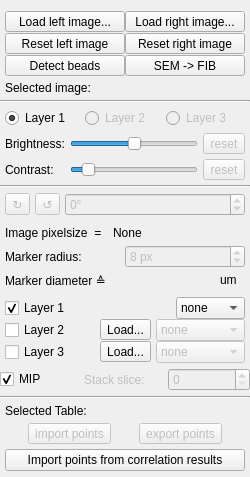
            <widget class="QWidget" name="ctrlTab">
             <property name="minimumSize">
              <size>
               <width>0</width>
               <height>466</height>
              </size>
             </property>
             <attribute name="title">
              <string>Control</string>
             </attribute>
             <layout class="QVBoxLayout" name="verticalLayout">
              <property name="spacing">
               <number>5</number>
              </property>
              <property name="leftMargin">
               <number>0</number>
              </property>
              <property name="rightMargin">
               <number>0</number>
              </property>
              <property name="bottomMargin">
               <number>5</number>
              </property>
              <item>
               <layout class="QVBoxLayout" name="verticalLayout_15">
                <property name="spacing">
                 <number>1</number>
                </property>
                <property name="leftMargin">
                 <number>5</number>
                </property>
                <property name="rightMargin">
                 <number>5</number>
                </property>
                <item>
                 <layout class="QHBoxLayout" name="horizontalLayout_20">
                  <property name="spacing">
                   <number>0</number>
                  </property>
                  <item>
                   <widget class="QToolButton" name="toolButton_loadLeftImage">
                    <property name="minimumSize">
                     <size>
                      <width>120</width>
                      <height>0</height>
                     </size>
                    </property>
                    <property name="text">
                     <string>Load left image...</string>
                    </property>
                   </widget>
                  </item>
                  <item>
                   <widget class="QToolButton" name="toolButton_loadRightImage">
                    <property name="minimumSize">
                     <size>
                      <width>120</width>
                      <height>0</height>
                     </size>
                    </property>
                    <property name="text">
                     <string>Load right image...</string>
                    </property>
                   </widget>
                  </item>
                 </layout>
                </item>
                <item>
                 <layout class="QHBoxLayout" name="horizontalLayout_25">
                  <property name="spacing">
                   <number>0</number>
                  </property>
                  <item>
                   <widget class="QToolButton" name="toolButton_resetLeftImage">
                    <property name="minimumSize">
                     <size>
                      <width>120</width>
                      <height>0</height>
                     </size>
                    </property>
                    <property name="text">
                     <string>Reset left image</string>
                    </property>
                   </widget>
                  </item>
                  <item>
                   <widget class="QToolButton" name="toolButton_resetRightImage">
                    <property name="minimumSize">
                     <size>
                      <width>120</width>
                      <height>0</height>
                     </size>
                    </property>
                    <property name="text">
                     <string>Reset right image</string>
                    </property>
                   </widget>
                  </item>
                 </layout>
                </item>
                <item>
                 <layout class="QHBoxLayout" name="horizontalLayout_34">
                  <property name="spacing">
                   <number>0</number>
                  </property>
                  <item>
                   <widget class="QToolButton" name="toolButton_detectBeads">
                    <property name="minimumSize">
                     <size>
                      <width>120</width>
                      <height>0</height>
                     </size>
                    </property>
                    <property name="toolTip">
                     <string>Widget that can automatically pinpoint beads in volumetric images</string>
                    </property>
                    <property name="text">
                     <string>Detect beads</string>
                    </property>
                   </widget>
                  </item>
                  <item>
                   <widget class="QToolButton" name="toolButton_sem2fib">
                    <property name="minimumSize">
                     <size>
                      <width>120</width>
                      <height>0</height>
                     </size>
                    </property>
                    <property name="text">
                     <string>SEM -&gt; FIB</string>
                    </property>
                   </widget>
                  </item>
                 </layout>
                </item>
               </layout>
              </item>
              <item>
               <layout class="QHBoxLayout" name="horizontalLayout_2">
                <property name="leftMargin">
                 <number>5</number>
                </property>
                <property name="rightMargin">
                 <number>5</number>
                </property>
                <item>
                 <widget class="QLabel" name="label_selimgDescription">
                  <property name="text">
                   <string>Selected image:</string>
                  </property>
                 </widget>
                </item>
                <item>
                 <widget class="QLabel" name="label_selimg">
                  <property name="text">
                   <string/>
                  </property>
                  <property name="alignment">
                   <set>Qt::AlignCenter</set>
                  </property>
                 </widget>
                </item>
                <item>
                 <widget class="QLabel" name="label_imagetype">
                  <property name="text">
                   <string/>
                  </property>
                  <property name="alignment">
                   <set>Qt::AlignCenter</set>
                  </property>
                 </widget>
                </item>
               </layout>
              </item>
              <item>
               <widget class="Line" name="line_6">
                <property name="orientation">
                 <enum>Qt::Horizontal</enum>
                </property>
               </widget>
              </item>
              <item>
               <layout class="QHBoxLayout" name="horizontalLayout_30">
                <property name="spacing">
                 <number>1</number>
                </property>
                <property name="leftMargin">
                 <number>5</number>
                </property>
                <property name="rightMargin">
                 <number>5</number>
                </property>
                <item>
                 <widget class="QRadioButton" name="radioButton_layer1">
                  <property name="text">
                   <string>Layer 1</string>
                  </property>
                  <property name="checked">
                   <bool>true</bool>
                  </property>
                 </widget>
                </item>
                <item>
                 <widget class="QRadioButton" name="radioButton_layer2">
                  <property name="enabled">
                   <bool>false</bool>
                  </property>
                  <property name="text">
                   <string>Layer 2</string>
                  </property>
                 </widget>
                </item>
                <item>
                 <widget class="QRadioButton" name="radioButton_layer3">
                  <property name="enabled">
                   <bool>false</bool>
                  </property>
                  <property name="text">
                   <string>Layer 3</string>
                  </property>
                 </widget>
                </item>
               </layout>
              </item>
              <item>
               <layout class="QGridLayout" name="gridLayout_2_bc">
                <property name="leftMargin">
                 <number>5</number>
                </property>
                <property name="rightMargin">
                 <number>5</number>
                </property>
                <item row="0" column="0">
                 <widget class="QLabel" name="label_3">
                  <property name="text">
                   <string>Brightness:</string>
                  </property>
                 </widget>
                </item>
                <item row="0" column="1">
                 <widget class="QSlider" name="horizontalSlider_brightness">
                  <property name="minimum">
                   <number>-250</number>
                  </property>
                  <property name="maximum">
                   <number>250</number>
                  </property>
                  <property name="orientation">
                   <enum>Qt::Horizontal</enum>
                  </property>
                 </widget>
                </item>
                <item row="1" column="1">
                 <widget class="QSlider" name="horizontalSlider_contrast">
                  <property name="minimum">
                   <number>0</number>
                  </property>
                  <property name="maximum">
                   <number>100</number>
                  </property>
                  <property name="value">
                   <number>10</number>
                  </property>
                  <property name="orientation">
                   <enum>Qt::Horizontal</enum>
                  </property>
                 </widget>
                </item>
                <item row="1" column="0">
                 <widget class="QLabel" name="label_4">
                  <property name="text">
                   <string>Contrast:</string>
                  </property>
                 </widget>
                </item>
                <item row="0" column="2">
                 <widget class="QToolButton" name="toolButton_brightness_reset">
                  <property name="enabled">
                   <bool>false</bool>
                  </property>
                  <property name="text">
                   <string>reset</string>
                  </property>
                 </widget>
                </item>
                <item row="1" column="2">
                 <widget class="QToolButton" name="toolButton_contrast_reset">
                  <property name="enabled">
                   <bool>false</bool>
                  </property>
                  <property name="text">
                   <string>reset</string>
                  </property>
                 </widget>
                </item>
               </layout>
              </item>
              <item>
               <widget class="Line" name="line_7">
                <property name="orientation">
                 <enum>Qt::Horizontal</enum>
                </property>
               </widget>
              </item>
              <item>
               <layout class="QGridLayout" name="gridLayout_rotation">
                <property name="leftMargin">
                 <number>5</number>
                </property>
                <property name="rightMargin">
                 <number>5</number>
                </property>
                <item row="0" column="2">
                 <widget class="QSpinBox" name="spinBox_rot">
                  <property name="enabled">
                   <bool>false</bool>
                  </property>
                  <property name="contextMenuPolicy">
                   <enum>Qt::PreventContextMenu</enum>
                  </property>
                  <property name="accelerated">
                   <bool>true</bool>
                  </property>
                  <property name="suffix">
                   <string>°</string>
                  </property>
                  <property name="minimum">
                   <number>-1</number>
                  </property>
                  <property name="maximum">
                   <number>360</number>
                  </property>
                 </widget>
                </item>
                <item row="0" column="0">
                 <widget class="QToolButton" name="toolButton_rotcw">
                  <property name="enabled">
                   <bool>false</bool>
                  </property>
                  <property name="text">
                   <string>↻</string>
                  </property>
                 </widget>
                </item>
                <item row="0" column="1">
                 <widget class="QToolButton" name="toolButton_rotccw">
                  <property name="enabled">
                   <bool>false</bool>
                  </property>
                  <property name="text">
                   <string>↺</string>
                  </property>
                 </widget>
                </item>
               </layout>
              </item>
              <item>
               <layout class="QVBoxLayout" name="verticalLayout_2">
                <property name="spacing">
                 <number>0</number>
                </property>
                <property name="leftMargin">
                 <number>5</number>
                </property>
                <property name="rightMargin">
                 <number>5</number>
                </property>
                <item>
                 <layout class="QHBoxLayout" name="horizontalLayout_4">
                  <item>
                   <widget class="QLabel" name="label_5">
                    <property name="minimumSize">
                     <size>
                      <width>0</width>
                      <height>24</height>
                     </size>
                    </property>
                    <property name="text">
                     <string>Image pixelsize  = </string>
                    </property>
                   </widget>
                  </item>
                  <item>
                   <widget class="QLabel" name="label_imgpxsize">
                    <property name="minimumSize">
                     <size>
                      <width>0</width>
                      <height>24</height>
                     </size>
                    </property>
                    <property name="text">
                     <string>None</string>
                    </property>
                   </widget>
                  </item>
                  <item>
                   <widget class="QLabel" name="label_imgpxsizeUnit">
                    <property name="maximumSize">
                     <size>
                      <width>25</width>
                      <height>16777215</height>
                     </size>
                    </property>
                    <property name="text">
                     <string/>
                    </property>
                   </widget>
                  </item>
                 </layout>
                </item>
                <item>
                 <layout class="QHBoxLayout" name="horizontalLayout_5">
                  <item>
                   <widget class="QLabel" name="label">
                    <property name="text">
                     <string>Marker radius:</string>
                    </property>
                   </widget>
                  </item>
                  <item>
                   <widget class="QSpinBox" name="spinBox_markerSize">
                    <property name="enabled">
                     <bool>false</bool>
                    </property>
                    <property name="focusPolicy">
                     <enum>Qt::WheelFocus</enum>
                    </property>
                    <property name="contextMenuPolicy">
                     <enum>Qt::PreventContextMenu</enum>
                    </property>
                    <property name="accelerated">
                     <bool>false</bool>
                    </property>
                    <property name="suffix">
                     <string> px</string>
                    </property>
                    <property name="minimum">
                     <number>1</number>
                    </property>
                    <property name="maximum">
                     <number>50</number>
                    </property>
                    <property name="singleStep">
                     <number>1</number>
                    </property>
                    <property name="value">
                     <number>8</number>
                    </property>
                   </widget>
                  </item>
                 </layout>
                </item>
                <item>
                 <layout class="QHBoxLayout" name="horizontalLayout_6">
                  <item>
                   <widget class="QLabel" name="label_6">
                    <property name="minimumSize">
                     <size>
                      <width>0</width>
                      <height>24</height>
                     </size>
                    </property>
                    <property name="maximumSize">
                     <size>
                      <width>120</width>
                      <height>16777215</height>
                     </size>
                    </property>
                    <property name="text">
                     <string>Marker diameter ≙</string>
                    </property>
                   </widget>
                  </item>
                  <item>
                   <widget class="QLabel" name="label_markerSizeNano">
                    <property name="minimumSize">
                     <size>
                      <width>0</width>
                      <height>24</height>
                     </size>
                    </property>
                    <property name="text">
                     <string/>
                    </property>
                   </widget>
                  </item>
                  <item>
                   <widget class="QLabel" name="label_markerSizeNanoUnit">
                    <property name="minimumSize">
                     <size>
                      <width>0</width>
                      <height>24</height>
                     </size>
                    </property>
                    <property name="maximumSize">
                     <size>
                      <width>25</width>
                      <height>16777215</height>
                     </size>
                    </property>
                    <property name="text">
                     <string>um</string>
                    </property>
                   </widget>
                  </item>
                 </layout>
                </item>
               </layout>
              </item>
              <item>
               <layout class="QVBoxLayout" name="verticalLayout_18">
                <property name="spacing">
                 <number>0</number>
                </property>
                <property name="leftMargin">
                 <number>5</number>
                </property>
                <property name="rightMargin">
                 <number>5</number>
                </property>
                <item>
                 <layout class="QHBoxLayout" name="horizontalLayout_28">
                  <property name="spacing">
                   <number>5</number>
                  </property>
                  <item>
                   <widget class="QCheckBox" name="checkBox_layer1">
                    <property name="text">
                     <string>Layer 1</string>
                    </property>
                    <property name="checked">
                     <bool>true</bool>
                    </property>
                   </widget>
                  </item>
                  <item>
                   <spacer name="horizontalSpacer">
                    <property name="orientation">
                     <enum>Qt::Horizontal</enum>
                    </property>
                    <property name="sizeType">
                     <enum>QSizePolicy::Expanding</enum>
                    </property>
                    <property name="sizeHint" stdset="0">
                     <size>
                      <width>40</width>
                      <height>20</height>
                     </size>
                    </property>
                   </spacer>
                  </item>
                  <item>
                   <widget class="QComboBox" name="comboBox_channelColorLayer1">
                    <property name="sizePolicy">
                     <sizepolicy hsizetype="Preferred" vsizetype="Fixed">
                      <horstretch>0</horstretch>
                      <verstretch>0</verstretch>
                     </sizepolicy>
                    </property>
                    <property name="maximumSize">
                     <size>
                      <width>100</width>
                      <height>16777215</height>
                     </size>
                    </property>
                    <item>
                     <property name="text">
                      <string>none</string>
                     </property>
                    </item>
                    <item>
                     <property name="text">
                      <string>red</string>
                     </property>
                    </item>
                    <item>
                     <property name="text">
                      <string>green</string>
                     </property>
                    </item>
                    <item>
                     <property name="text">
                      <string>blue</string>
                     </property>
                    </item>
                    <item>
                     <property name="text">
                      <string>custom</string>
                     </property>
                    </item>
                   </widget>
                  </item>
                 </layout>
                </item>
                <item>
                 <layout class="QHBoxLayout" name="horizontalLayout_29">
                  <property name="spacing">
                   <number>5</number>
                  </property>
                  <item>
                   <widget class="QCheckBox" name="checkBox_layer2">
                    <property name="text">
                     <string>Layer 2</string>
                    </property>
                   </widget>
                  </item>
                  <item>
                   <widget class="QToolButton" name="toolButton_loadLayer2">
                    <property name="text">
                     <string>Load...</string>
                    </property>
                   </widget>
                  </item>
                  <item>
                   <widget class="QComboBox" name="comboBox_channelColorLayer2">
                    <property name="enabled">
                     <bool>false</bool>
                    </property>
                    <property name="sizePolicy">
                     <sizepolicy hsizetype="Preferred" vsizetype="Fixed">
                      <horstretch>0</horstretch>
                      <verstretch>0</verstretch>
                     </sizepolicy>
                    </property>
                    <property name="maximumSize">
                     <size>
                      <width>100</width>
                      <height>16777215</height>
                     </size>
                    </property>
                    <item>
                     <property name="text">
                      <string>none</string>
                     </property>
                    </item>
                    <item>
                     <property name="text">
                      <string>red</string>
                     </property>
                    </item>
                    <item>
                     <property name="text">
                      <string>green</string>
                     </property>
                    </item>
                    <item>
                     <property name="text">
                      <string>blue</string>
                     </property>
                    </item>
                    <item>
                     <property name="text">
                      <string>custom</string>
                     </property>
                    </item>
                   </widget>
                  </item>
                 </layout>
                </item>
                <item>
                 <layout class="QHBoxLayout" name="horizontalLayout_26">
                  <property name="spacing">
                   <number>5</number>
                  </property>
                  <item>
                   <widget class="QCheckBox" name="checkBox_layer3">
                    <property name="text">
                     <string>Layer 3</string>
                    </property>
                   </widget>
                  </item>
                  <item>
                   <widget class="QToolButton" name="toolButton_loadLayer3">
                    <property name="text">
                     <string>Load...</string>
                    </property>
                   </widget>
                  </item>
                  <item>
                   <widget class="QComboBox" name="comboBox_channelColorLayer3">
                    <property name="enabled">
                     <bool>false</bool>
                    </property>
                    <property name="sizePolicy">
                     <sizepolicy hsizetype="Preferred" vsizetype="Fixed">
                      <horstretch>0</horstretch>
                      <verstretch>0</verstretch>
                     </sizepolicy>
                    </property>
                    <property name="maximumSize">
                     <size>
                      <width>100</width>
                      <height>16777215</height>
                     </size>
                    </property>
                    <item>
                     <property name="text">
                      <string>none</string>
                     </property>
                    </item>
                    <item>
                     <property name="text">
                      <string>red</string>
                     </property>
                    </item>
                    <item>
                     <property name="text">
                      <string>green</string>
                     </property>
                    </item>
                    <item>
                     <property name="text">
                      <string>blue</string>
                     </property>
                    </item>
                    <item>
                     <property name="text">
                      <string>custom</string>
                     </property>
                    </item>
                   </widget>
                  </item>
                 </layout>
                </item>
               </layout>
              </item>
              <item>
               <widget class="QWidget" name="widget_sliceSelector" native="true">
                <property name="enabled">
                 <bool>true</bool>
                </property>
                <layout class="QVBoxLayout" name="verticalLayout_16">
                 <property name="spacing">
                  <number>2</number>
                 </property>
                 <property name="leftMargin">
                  <number>0</number>
                 </property>
                 <property name="topMargin">
                  <number>0</number>
                 </property>
                 <property name="rightMargin">
                  <number>0</number>
                 </property>
                 <property name="bottomMargin">
                  <number>0</number>
                 </property>
                 <item>
                  <layout class="QHBoxLayout" name="horizontalLayout_27">
                   <property name="bottomMargin">
                    <number>0</number>
                   </property>
                   <item>
                    <widget class="QCheckBox" name="checkBox_MIP">
                     <property name="text">
                      <string>MIP</string>
                     </property>
                     <property name="checked">
                      <bool>true</bool>
                     </property>
                    </widget>
                   </item>
                   <item>
                    <widget class="QLabel" name="label_24">
                     <property name="enabled">
                      <bool>false</bool>
                     </property>
                     <property name="text">
                      <string>Stack slice:</string>
                     </property>
                    </widget>
                   </item>
                   <item>
                    <widget class="QSpinBox" name="spinBox_slice">
                     <property name="enabled">
                      <bool>false</bool>
                     </property>
                     <property name="sizePolicy">
                      <sizepolicy hsizetype="Minimum" vsizetype="Fixed">
                       <horstretch>0</horstretch>
                       <verstretch>0</verstretch>
                      </sizepolicy>
                     </property>
                     <property name="contextMenuPolicy">
                      <enum>Qt::PreventContextMenu</enum>
                     </property>
                     <property name="minimum">
                      <number>0</number>
                     </property>
                     <property name="maximum">
                      <number>100</number>
                     </property>
                     <property name="value">
                      <number>0</number>
                     </property>
                    </widget>
                   </item>
                  </layout>
                 </item>
                </layout>
               </widget>
              </item>
              <item>
               <widget class="Line" name="line">
                <property name="orientation">
                 <enum>Qt::Horizontal</enum>
                </property>
               </widget>
              </item>
              <item>
               <layout class="QVBoxLayout" name="verticalLayout_3">
                <property name="leftMargin">
                 <number>5</number>
                </property>
                <property name="rightMargin">
                 <number>5</number>
                </property>
                <item>
                 <layout class="QHBoxLayout" name="horizontalLayout_7">
                  <item>
                   <widget class="QLabel" name="label_selectedTableDescription">
                    <property name="text">
                     <string>Selected Table:</string>
                    </property>
                   </widget>
                  </item>
                  <item>
                   <widget class="QLabel" name="label_selectedTable">
                    <property name="text">
                     <string/>
                    </property>
                   </widget>
                  </item>
                 </layout>
                </item>
                <item>
                 <layout class="QHBoxLayout" name="horizontalLayout_3">
                  <item>
                   <widget class="QToolButton" name="toolButton_importPoints">
                    <property name="enabled">
                     <bool>false</bool>
                    </property>
                    <property name="toolTip">
                     <string>This tool is not workign well. Run it at your own risk</string>
                    </property>
                    <property name="text">
                     <string>import points</string>
                    </property>
                   </widget>
                  </item>
                  <item>
                   <widget class="QToolButton" name="toolButton_exportPoints">
                    <property name="enabled">
                     <bool>false</bool>
                    </property>
                    <property name="text">
                     <string>export points</string>
                    </property>
                   </widget>
                  </item>
                 </layout>
                </item>
                <item>
                 <layout class="QHBoxLayout" name="horizontalLayout_37">
                  <item>
                   <widget class="QPushButton" name="btnImportFromCorrRes">
                    <property name="text">
                     <string>Import points from correlation results</string>
                    </property>
                   </widget>
                  </item>
                 </layout>
                </item>
               </layout>
              </item>
              <item>
               <spacer name="verticalSpacer">
                <property name="orientation">
                 <enum>Qt::Vertical</enum>
                </property>
                <property name="sizeHint" stdset="0">
                 <size>
                  <width>20</width>
                  <height>1</height>
                 </size>
                </property>
               </spacer>
              </item>
             </layout>
            </widget>
